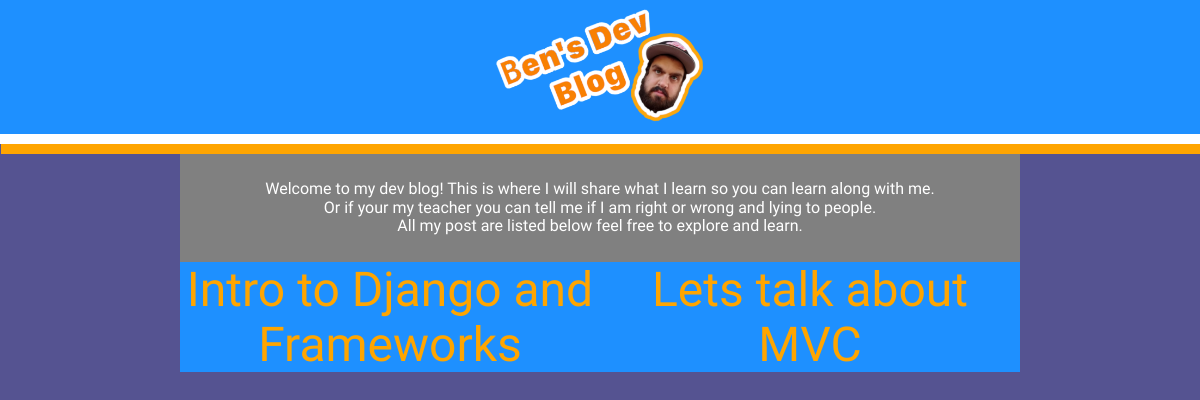
/home/, run on the app's committed database.
### blog/models.py (models this page shows)
class Article(models.Model):
    title = models.CharField(max_length=255)
    body = models.TextField()
    draft = models.BooleanField()
    published_date = models.DateField()
    author = models.CharField(max_length=255)

### blog/views.py (the view)
# urls.py: path('home/', home_page, name='main_page'),
def home_page(request):
    context = {'articles': Article.objects.filter(draft = False).order_by('published_date').all()}
    response = render(request, 'index.html', context)
    return HttpResponse(response)

### blog/templates/index.html
{% extends 'base.html' %}
{% block content %}
<div class="main-content">
<div class="welcome">
<p class="opening-blurb">Welcome to my dev blog! This is where I will share what I learn so you can learn along with me.
<br>Or if your my teacher you can tell me if I am right or wrong and lying to people.<br>All my post are listed below feel free to explore and learn.</p>
</div>
      {% for article in articles%}
      <div class="article-links">
      <a href="{% url 'blog_opened' id=article.pk%}">{{ article.title }}</a>
      </div>
      {% endfor %}
</div>
{%endblock%}

### blog/static/css/main.css (style rules this page uses)
body { background-color: #555391; }
.welcome { color: white; background-color: grey; font-family: 'Asap', sans-serif; font-size: 1em; text-align: center; grid-column: 1 / 3; margin: 10px 0 0 0; }
.article-links { background-color: dodgerblue; }
a { font-family: 'Asap', sans-serif; display: block; text-align: center; text-decoration: none; font-size: 3em; color: orange; }
.main-content { display: grid; grid-template-columns: 1fr 1fr; max-width: 70%; margin: auto; }
p { font-family: 'Asap', sans-serif; color: white; padding: 10px; }

### data on the page
Article: title "Intro to Django and Frameworks"
Article: title "Lets talk about MVC"
